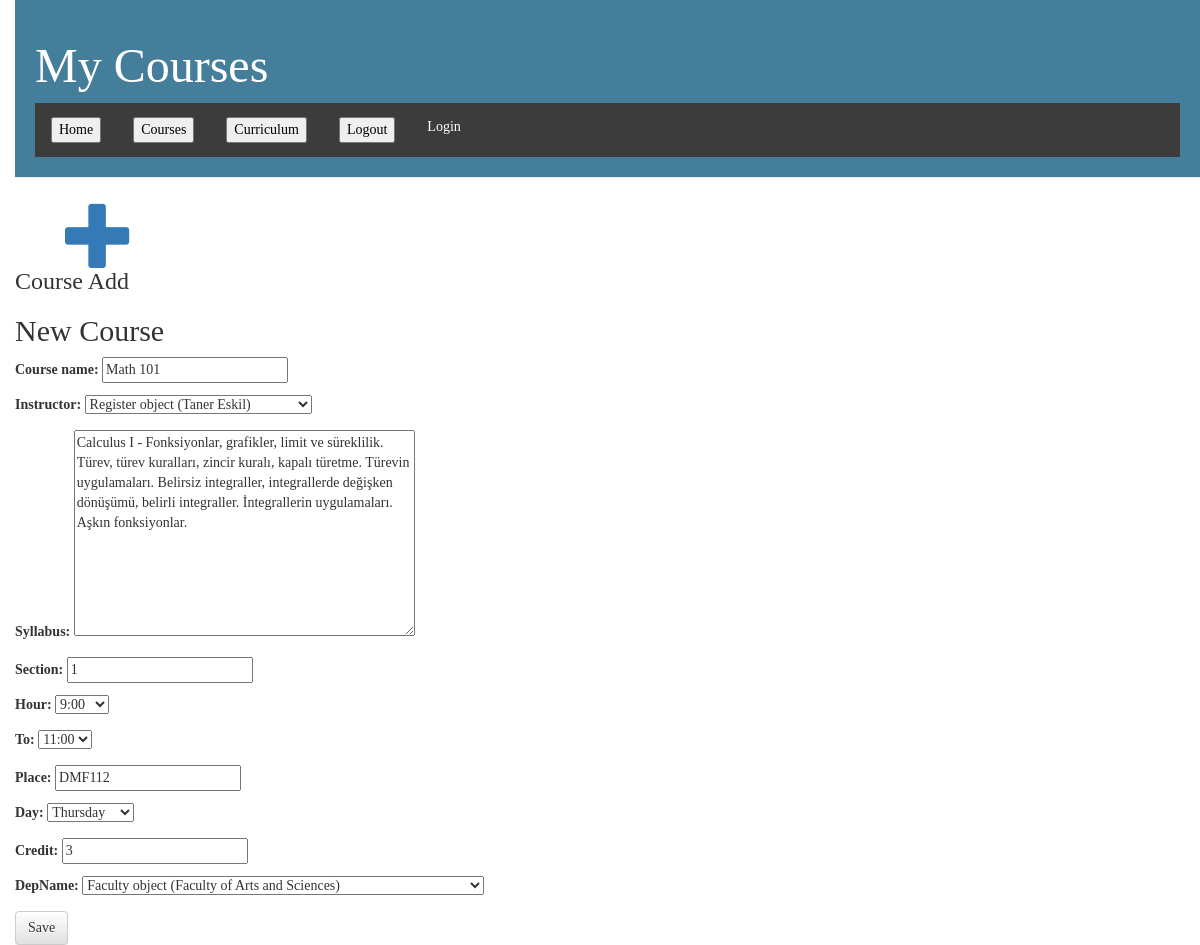
Page /course/Math 101/edit/ on the committed database.
### Reg/models.py (models this page shows, shortened)
class Course(models.Model):
    class Meta:
        unique_together = (('course_name', 'day', 'hour'),)
    course_name = models.CharField(max_length=200, primary_key=True)
    instructor = models.ForeignKey(Register, default='Emine Ekin', on_delete=models.CASCADE)
    syllabus = models.TextField(null=True)
    section = models.IntegerField(default=1)
    place = models.CharField(max_length=10, null=True, blank=True)
    day = models.IntegerField(choices=DAYS_OF_WEEK, default=None)
    hour = models.IntegerField(choices=COURSE_HOUR, default=None)
    to = models.IntegerField(choices=COURSE_HOUR, default=1)
    credit = models.IntegerField(null=True)
    depName = models.ForeignKey(Faculty, on_delete=models.CASCADE)

### Reg/views.py (the view)
# urls.py: path('course/<str:pk>/edit/', views.course_edit, name='course_edit'),
def course_edit(request, pk):
    course = get_object_or_404(Course, pk=pk)
    if request.method == "POST":
        form = CourseForm(request.POST, instance=course)
        if form.is_valid():
            course = form.save(commit=False)
            course.author = request.user
            course.save()
            return redirect('course_edit', pk=course.pk)
    else:
        form = CourseForm(instance=course)
    return render(request, 'users/course_edit.html', {'form': form})

### Reg/forms.py
class CourseForm(forms.ModelForm):
    class Meta:
        model = Course
        fields = ('course_name', 'instructor', 'syllabus',
                  'section', 'hour', 'to',
                  'place', 'day', 'credit', 'depName',)

### Reg/templates/users/course_edit.html (shortened to what this page needs)
{% extends 'users/base.html' %}
{% block content %}
    <h2>New Course</h2>
    <form method="POST" class="post-form">
        {{ form.as_p }}
        <button type="submit" class="save btn btn-default">Save</button>
    </form>
{% endblock %}

### Reg/static/css/base.css (style rules this page uses)
body { padding-left: 15px; font-family: 'Handlee', cursive; }

### rows in the picture
Course: course_name "Math 101", instructor "Register object (Taner Eskil)", syllabus "Calculus I - Fonksiyonlar, grafikler, limit ve süreklilik. Türev, türev kuralları, zincir kuralı, kapalı türetme. Türevin uygulamaları. Belirsiz integraller, integrallerde değişken dönüşümü, belirli integraller. İntegrallerin uygulamaları. Aşkın fonksiyonlar.", section "1", hour "9:00", to "11:00", place "DMF112", day "Thursday", credit "3", depName "Faculty object (Faculty of Arts and Sciences)"
